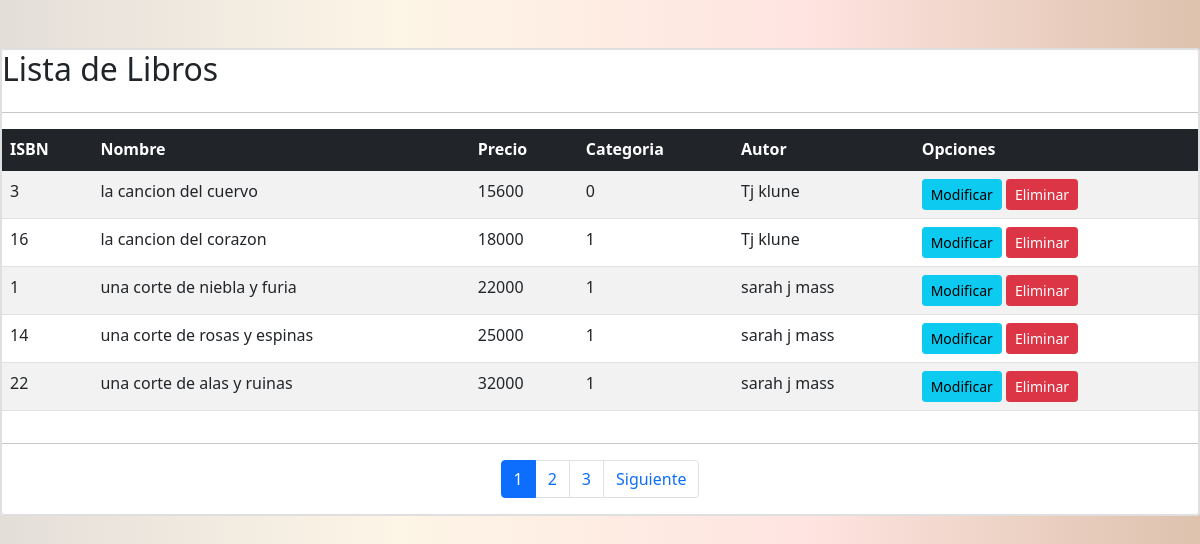
Page /libroList/ (signed in) on the earlier database version.
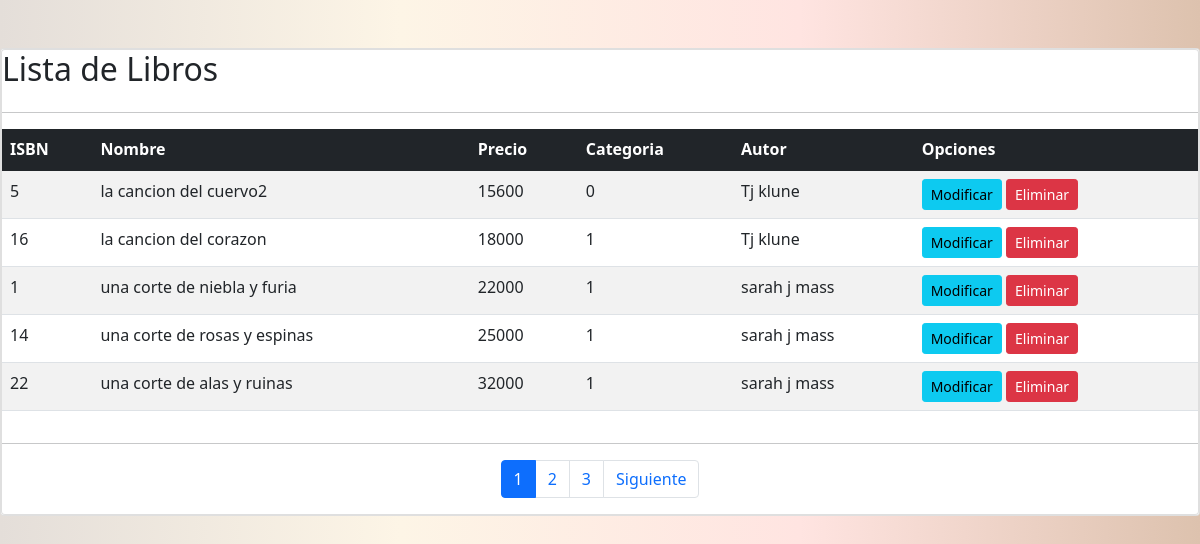
Same page on the later database version.
### tienda/models.py (models this page shows, shortened)
class Libro(models.Model):
    isbn = models.IntegerField()
    nombre = models.CharField(max_length=400)
    precio = models.IntegerField()
    categoria = models.IntegerField(choices=opciones_categoria)
    nuevo = models.BooleanField()
    autor = models.ForeignKey(Autor, on_delete=models.PROTECT)
    imagen = models.ImageField(upload_to="Libros",null=True)

class Autor(models.Model):
    idAutor = models.IntegerField()
    nombre = models.CharField(max_length=100)
    def __str__(selft):
        return selft.nombre

### tienda/views.py (the view)
# urls.py: path('libroList/', libroList, name='libroList'),
@permission_required('tienda.view_libro')
def libroList(request):
    libros = Libro.objects.all()
    page = request.GET.get('page',1)
    try:
        paginator = Paginator(libros, 5)
        libros = paginator.page(page)
    except:
        raise Http404
    contexto={
        'entity':libros,
        'paginator': paginator
    }
    return render(request, 'tienda/Libros/listar.html',contexto)

### tienda/context_processor.py (called while the page is built)
def total_carrito(request):
    total = 0
    if request.user.is_authenticated:
        if "carrito" in request.session.keys():
            for key, value in request.session["carrito"].items():
                total += int(value["acumulado"])
    return {"total_carrito": total}

### tienda/templates/tienda/Libros/listar.html (shortened to what this page needs)
{% load static %}
<!DOCTYPE html>
<html lang="en">
<head>
    <link href="https://cdn.jsdelivr.net/npm/bootstrap@5.1.3/dist/css/bootstrap.min.css" rel="stylesheet"
>
    <link rel="stylesheet" href="{% static 'css/crud.css'%}">
</head>
<body>
    <br>
    <br>
    <div class="card">
        <div class="card body">
            <h2>Lista de Libros</h2>
            <hr>
            <table class="table table-striped table-hover table-responsive-sm" id="libros">
                <thead class="table-dark">
                    <tr>
                        <th scope="col">ISBN</th>
                        <th scope="col">Nombre</th>
                        <th scope="col">Precio</th>
                        <th scope="col">Categoria</th>
                        <th scope="col">Autor</th>
                        <th scope="col">Opciones</th>
                    </tr>
                </thead>
                {% for lista in entity %}
                <tr>
                    <td>{{lista.isbn}}</td>
                    <td>{{lista.nombre}}</td>
                    <td>{{lista.precio}}</td>
                    <td>{{lista.categoria}}</td>
                    <td>{{lista.autor}}</td>
                    <td>
                        {% if perms.tienda.change_libro %}
                        <a href="{% url 'modificarLibro' lista.id %}" class="btn btn-info btn-sm">Modificar</a>
                        {% endif %}
                        {% if perms.tienda.delate_libro %}
                        <a href="#" onclick="eliminarLibro({{ lista.id }})" class="btn btn-danger btn-sm">Eliminar</a>
                        {% endif %}
                    </td>
                </tr>
                {% endfor %}
            </table>
            <hr>
            <div>
                {% include 'tienda/paginator.html' %}
            </div>
        </div>
    </div>
</body>
</html>

Differences in the rows shown:
changed Libro: isbn "3" → "5"; nombre "la cancion del cuervo" → "la cancion del cuervo2"
